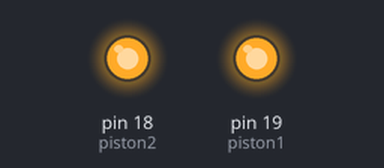
This sketch was run on a simulated Arduino Uno, built with avr-gcc and run on an emulated ATmega328P. Shown: output pins drawn as LEDs (lit = HIGH).

Above: at 0.01 s.
At 5.2 s:
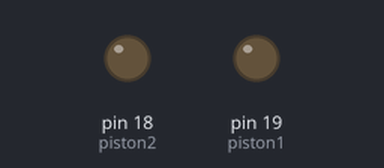
At 10.2 s:
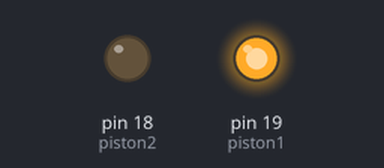
Timing chart, 0 to 11.7 s (numbered marks = the images above):
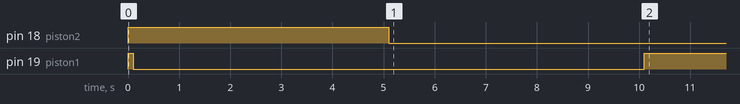

The sketch:

dcvpistons.ino
```cpp
int on=16;
int of=17;

int piston1=19;
int piston2=18;

void dcv_control(){
  digitalWrite(on,LOW);
  digitalWrite(of,HIGH);
  delay(500);

  digitalWrite(on,LOW);
  digitalWrite(of,LOW);
  delay(300);

  digitalWrite(of,LOW);
  digitalWrite(on,HIGH);
}

void setup(){

  //pinMode(on,OUTPUT);
  //pinMode(of,OUTPUT);

  // digitalWrite(on,HIGH);
  // digitalWrite(of,HIGH);
  // delay(100);

  pinMode(piston1,OUTPUT);
  pinMode(piston2,OUTPUT);

  digitalWrite(piston1,HIGH);
  digitalWrite(piston2,HIGH);
  delay(100);

  //dcv_control();
  //delay(200);

  digitalWrite(piston1,LOW);
  digitalWrite(piston2,HIGH);
  delay(5000);
  digitalWrite(piston1,LOW);
  digitalWrite(piston2,LOW);
  delay(5000);
  digitalWrite(piston1,HIGH);
  digitalWrite(piston2,LOW);
  delay(10000);


}

void loop(){


  // digitalWrite(piston1,HIGH);
  // digitalWrite(piston2,LOW);
  // delay(5000);
  // digitalWrite(piston1,LOW);
  // digitalWrite(piston2,LOW);
  // delay(5000);
  // digitalWrite(piston1,LOW);
  // digitalWrite(piston2,HIGH);

}
```
